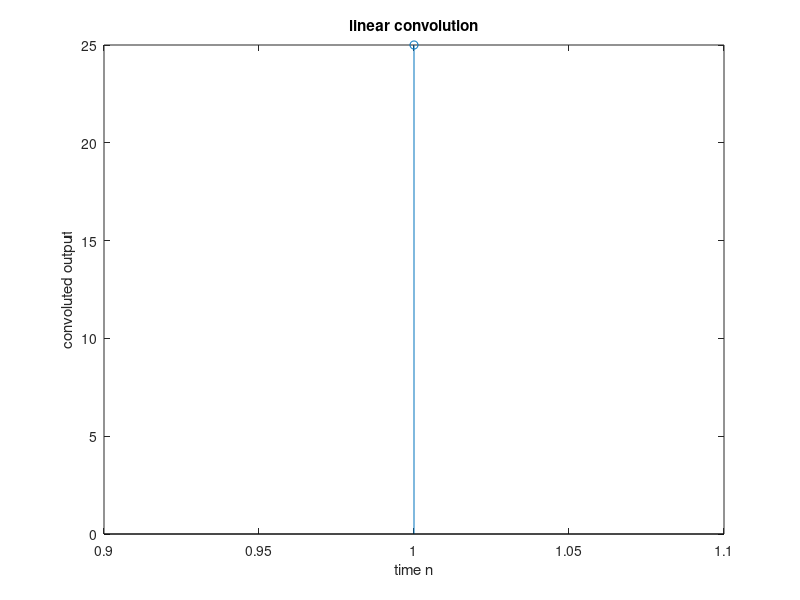

Recreate this plot in MATLAB.
clc; 
clear all;
close all;
x1=input('enter the first matrix:')
x2=input('enter the second matrix:')
y=conv(x1,x2)
n=1:(length(x1)+ length(x2) -1)
stem(n,y)
xlabel('time n' )
ylabel('convoluted output')
title('linear convolution')